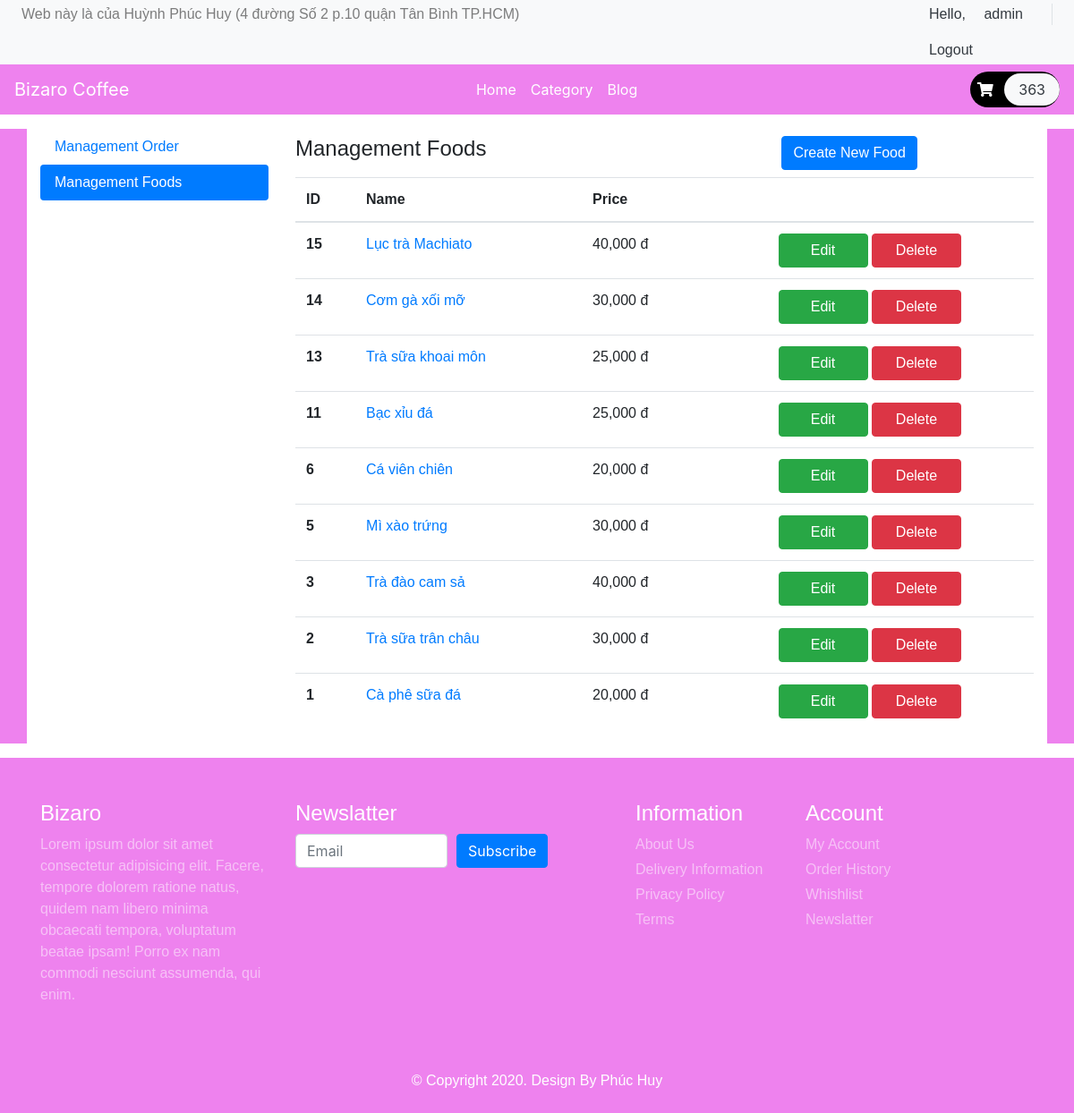
Page /admin.php?option=foods (signed in) on the committed database.
### tables this page shows
CREATE TABLE `user` (
  `id` int NOT NULL AUTO_INCREMENT,
  `username` varchar(200) DEFAULT NULL,
  `pass` varchar(200) DEFAULT NULL,
  `role` int DEFAULT NULL,
  PRIMARY KEY (`id`)
);

CREATE TABLE `foods` (
  `id` int NOT NULL AUTO_INCREMENT,
  `name` varchar(200) DEFAULT NULL,
  `img` varchar(500) DEFAULT NULL,
  `price` int DEFAULT NULL,
  `type` int DEFAULT NULL,
  `isDelete` int DEFAULT NULL,
  PRIMARY KEY (`id`)
);

### admin.php (called while the page is built, shortened)
<?php
require_once('./components/header.php');
require_once('./components/_admin.php');
require_once('./components/footer.php');

### core/Database.php (called while the page is built, shortened)
<?php
class Database
{
    public $servername = "localhost:3306";
    public $username = "root";
    public $password = "Hakihome1412";
    function __construct()
    {
        $this->conn = mysqli_connect($this->servername, $this->username, $this->password);
    }
}

### core/User.php (called while the page is built, shortened)
<?php
class User extends Database
{
    public function getUserById($id)
    {
        $query = "SELECT * FROM user WHERE id='$id'";
        $result =  mysqli_query($this->conn, $query);
        $resultItem = null;
        while ($item = mysqli_fetch_array($result, MYSQLI_ASSOC)) {
            $resultItem = $item;
            break;
        }
        return $resultItem;
    }
}
$userCore = new User;

### core/Cart.php (called while the page is built, shortened)
<?php
class Cart extends Database
{
    public function getFoodsInCartByIdUser($id)
    {
        $query = "SELECT b.id, b.id_food, a.name, a.price, a.img, b.quantity, b.size FROM foods a,cart b WHERE a.id=b.id_food AND b.id_user='$id' AND b.status=0";
        $result =  mysqli_query($this->conn, $query);
        $resultArray = array("food_arr" => array(), "count" => 0);
        while ($item = mysqli_fetch_array($result, MYSQLI_ASSOC)) {
            $resultArray["food_arr"][] = $item;
            $resultArray["count"] += $item["quantity"];
        }
        return $resultArray;
    }
}
$cartCore = new Cart;

### core/Foods.php (called while the page is built, shortened)
<?php
class Foods extends Database
{
    public function getAllFoods()
    {
        $query = "SELECT * FROM foods  WHERE isDelete=0 ORDER BY id DESC";
        $result =  mysqli_query($this->conn, $query);
        $resultArray = array();
        while ($item = mysqli_fetch_array($result, MYSQLI_ASSOC)) {
            $resultArray[] = $item;
        }
        return $resultArray;
    }
    public function getItemById($id)
    {
        $query = "SELECT * FROM foods WHERE id=$id";
        $result =  mysqli_query($this->conn, $query);
        $resultItem = null;
        while ($item = mysqli_fetch_array($result, MYSQLI_ASSOC)) {
            $resultItem = $item;
            break;
        }
        return $resultItem;
    }
}
$foodsCore = new Foods;

### components/_admin-foods.php (the view, shortened to what this page needs)
<?php
$listFoods = $foodsCore->getAllFoods();
?>
<div class="color-white-bg">
    <div class="d-flex my-2">
        <h4>Management Foods</h4>
        <button class="btn btn-primary btnCreateNewFood" style="margin-left: 40%;" data-toggle="modal" data-target="#createModalFood">Create New Food</button>
    </div>
    <table class="table">
        <thead>
            <tr>
                <th scope="col">ID</th>
                <th scope="col">Name</th>
                <th scope="col">Price</th>
                <th scope="col"></th>
            </tr>
        </thead>
        <tbody>
            <?php foreach ($listFoods as $item3) { ?>
                <tr>
                    <th><?php echo $item3["id"]; ?></th>
                    <td><a href="detail.php?id=<?php echo $item3["id"]; ?>"><?php echo $item3["name"]; ?></a></td>
                    <td><?php echo number_format($item3['price'], 0, '.', ','); ?> đ</td>
                    <td class="text-center">
                        <form method="POST" class="formFoodAdmin">
                            <button type="submit" class="btn btn-success btnEditFood" style="width: 100px;" data-toggle="modal" data-target="#editModalFood">Edit</button>
                            <button type="submit" class="btn btn-danger btnDeleteFood" style="width: 100px;">Delete</button>
                        </form>
                    </td>
                </tr>
            <?php } ?>
        </tbody>
    </table>
</div>

### components/header.php (shortened to what this page needs)
<?php
require_once('Bridge.php');
if (isset($_SESSION["userid"])) {
    $res = $cartCore->getFoodsInCartByIdUser($_SESSION["userid"]);
    $countCart = $res["count"];
}
$id = 1;
$item = $foodsCore->getItemById($id);
?>
<!DOCTYPE html>
<html lang="en">
<head>
    <link rel="stylesheet" href="https://stackpath.bootstrapcdn.com/bootstrap/4.5.1/css/bootstrap.min.css" />
    <link rel="stylesheet" href="https://cdnjs.cloudflare.com/ajax/libs/OwlCarousel2/2.3.4/assets/owl.carousel.min.css" />
    <link rel="stylesheet" href="https://cdnjs.cloudflare.com/ajax/libs/OwlCarousel2/2.3.4/assets/owl.theme.default.min.css" />
    <link rel="stylesheet" href="https://cdnjs.cloudflare.com/ajax/libs/font-awesome/5.14.0/css/all.min.css" />
    <link rel="stylesheet" type="text/css" href="./public/css/styles.css" />
</head>
<body>
    <header>
        <div class="strip d-flex justify-content-between px-4 py-1 bg-light">
            <p class="font-sans font-size-20 text-black-50 m-0">
                Web này là của Huỳnh Phúc Huy (4 đường Số 2 p.10 quận Tân Bình TP.HCM)
            </p>
            <?php if (isset($_SESSION["userid"])) { ?>
                <?php
                $user = $userCore->getUserById($_SESSION["userid"]);
                ?>
                <?php if ($user["role"] == 0) { ?>
                    <div class="font-sans font-size-14">
                        <p class="px-3 border-right text-dark">Hello, <a href="admin.php" class="px-3 text-dark" id="a_logout"><?php echo $user["username"]; ?></a></p>
                        <a href="index.php?logout=true" class="px-3 text-dark" id="a_logout">Logout</a>
                    </div>
                <?php  } ?>
            <?php }  ?>
        </div>
        <nav class="navbar navbar-expand-lg navbar-dark color-violet-bg">
            <a class="navbar-brand" href="index.php">Bizaro Coffee</a>
            <div class="collapse navbar-collapse" id="navbarNav">
                <ul class="navbar-nav m-auto font-rubik">
                    <li class="nav-item active">
                        <a class="nav-link" href="index.php">Home</a>
                    </li>
                    <li class="nav-item active">
                        <a class="nav-link" href="category.php">Category</a>
                    </li>
                    <li class="nav-item active">
                        <a class="nav-link" href="blog.php">Blog</a>
                    </li>
                </ul>
                <a href="cart.php" class="py-2 rounded-pill color-black-bg" style="text-decoration: none;">
                    <span class="fon-size-16 px-2 text-white"><i class="fas fa-shopping-cart"></i></span>
                    <span class="px-3 py-2 rounded-pill text-dark bg-light" id="countCart"><?php echo (isset($countCart)) ? $countCart : 0; ?></span>
                </a>
            </div>
        </nav>
    </header>
    <div class="container-fluid color-violet-bg">

### public/css/styles.css (style rules this page uses)
.font-size-14 { font-size: 14; }
.font-size-20 { font-size: 20; }
.font-sans { font-family: "Lucida Sans", "Lucida Sans Regular", "Lucida Grande", "Lucida Sans Unicode", Geneva, Verdana, sans-serif; }
.color-violet-bg { background-color: violet; }
.color-white-bg { background-color: white; }
.color-black-bg { background-color: black; }
.active { background-color: violet; }

### rows in the picture
user: username "admin"
foods: id "15", name "Lục trà Machiato", price "40,000"
foods: id "14", name "Cơm gà xối mỡ", price "30,000"
foods: id "13", name "Trà sữa khoai môn", price "25,000"
foods: id "11", name "Bạc xỉu đá", price "25,000"
foods: id "6", name "Cá viên chiên", price "20,000"
foods: id "5", name "Mì xào trứng", price "30,000"
foods: id "3", name "Trà đào cam sả", price "40,000"
foods: id "2", name "Trà sữa trân châu", price "30,000"
foods: id "1", name "Cà phê sữa đá", price "20,000"

### other values in the picture
$countCart "363"
